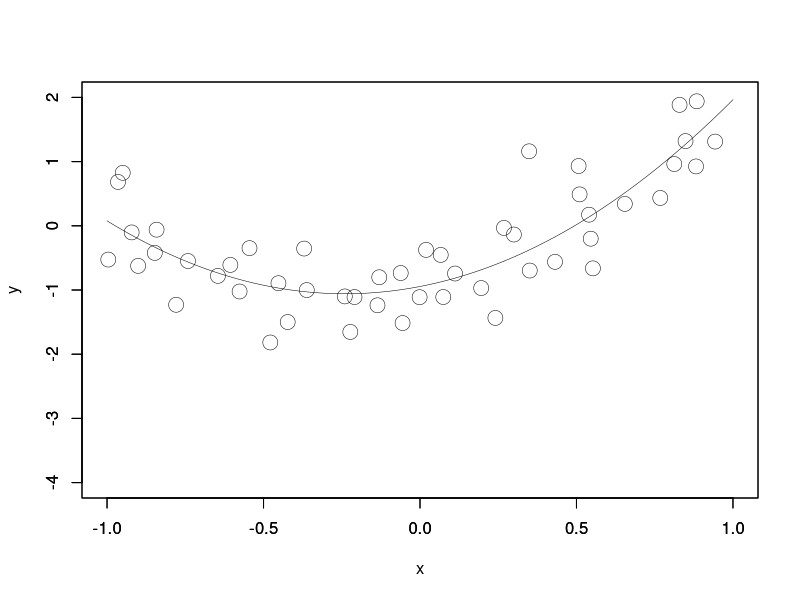

R code for this plot:
# サンプルの生成
set.seed(2017)
n <- 50
tcoef <- c(-1, 1, 2)
x <- runif(n, -1, 1)
X <- cbind(rep(1, n), x, x^2)
tf <- X %*% tcoef
y <- tf + rnorm(n, 0, 0.5)
# 係数の最小二乗推定量の計算
ecoef <- solve(t(X) %*% X) %*% t(X) %*% y
# 推定に用いていない点での回帰式の計算
nn <- 100
u <- seq(-1 , 1 , 2 / (nn - 1))
ef<-ecoef[1] + ecoef[2] * u + ecoef[3] * u^2
# サンプルと推定した回帰式の描画
plot(x, y, xlim = c(-1, 1), ylim = c(-4, 2), type = "p", pch = 1, lwd = 0.5, cex = 2, xlab = "x", ylab = "y", col = gray(0))
par(new = T)
plot(u, ef, xlim = c(-1, 1), ylim = c(-4, 2), type = "l", lwd = 0.5, xlab = "", ylab = "", col = gray(0), ann = F)
